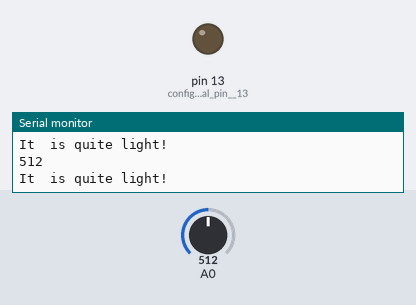
Simulated run of this sketch. Board: Arduino Uno, built with avr-gcc and run on an emulated ATmega328P. Shown: output pins drawn as LEDs (lit = HIGH), the last lines printed to the serial monitor. The inputs (shaded band) are chosen by the test bench; at power-on: A0 = 512.

Above: at 1.8 s.
1.9 s: A0 set to 246
4.5 s: A0 set to 223
At 5.3 s:
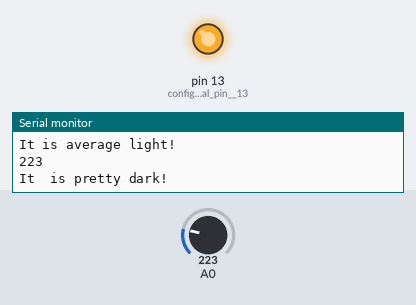
6.5 s: A0 set to 239
At 8.0 s:
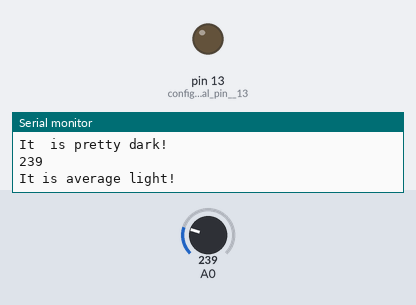
8.5 s: A0 set to 219
At 9.6 s:
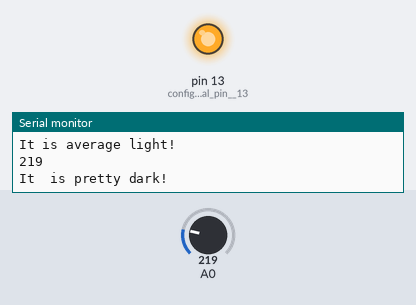
Timing chart, 0 to 11.5 s (numbered marks = the images above; inputs shaded):
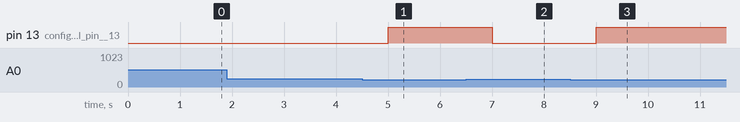

The sketch:

ldr_led_light.ino
```cpp
int light = 0; // store the current light value

void setup() {
    Serial.begin(9600); //configure  serial to talk to computer
    pinMode(13, OUTPUT); // configure digital pin  13 as an output
}

void  loop() {
    light = analogRead(A0);  // read and save value from PR

    Serial.println(light); // print current light value

    if(light > 450) { // If it is bright...
        Serial.println("It  is quite light!");
        digitalWrite(13, LOW); //turn the LED off
    }
    else if(light > 229 && light < 451) { // If  it is average light...
        Serial.println("It is average light!");
       digitalWrite(13, LOW); // turn the LED off
    }
    else { // If it's dark...
        Serial.println("It  is pretty dark!");
        digitalWrite(13,HIGH); // Turn the LED on

    }
    delay(1000); // don't spam the computer!
}
```

Measured:
- the behaviour switches between 230 and 229 on A0 (found by bisection; images 0 and 1)
- after the input at 4.5 s, pin 13 (configure_digital_pin__13): LOW → HIGH after 0.50 s
- after the input at 6.5 s, pin 13 (configure_digital_pin__13): HIGH → LOW after 0.50 s
- after the input at 8.5 s, pin 13 (configure_digital_pin__13): LOW → HIGH after 0.50 s
